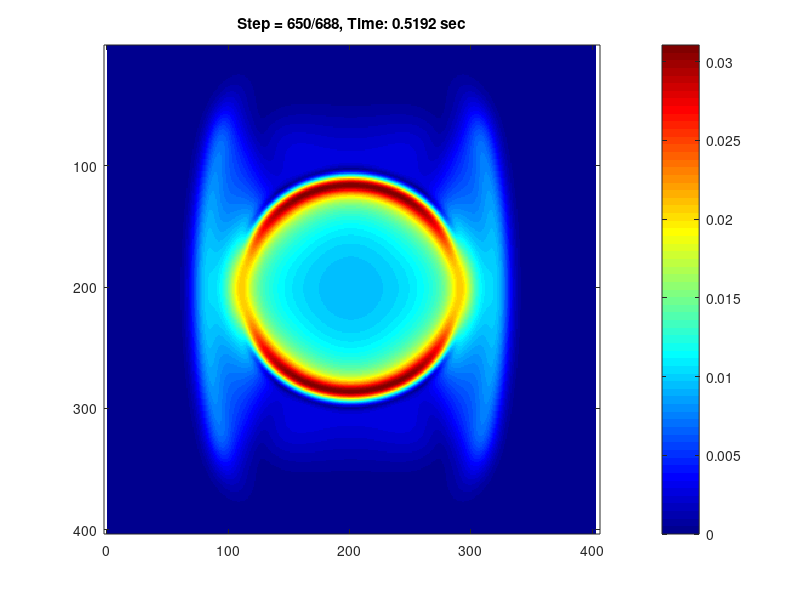

This chart was generated by the following MATLAB code:
% Finite-differences in time domain(FDTD) elastic wave propagation in 2D 
% tansversely-isotropic (TI) medium surrounded by simple sponge boundaries
% with exponential decay (Cerjan, 1985).
%
% We solve second order wave equation in time domain and displacement 
% formulation getting wavefield in terms of displacement vector [ux, uz].
%
% Elastic TI medium is parametrized by four independent elastic parameters
% c11, c13, c33, c44 and density. We show CFL number and number of 
% points per wavelength prior running loop over time steps.
%
% Conventional FD star-stencils deliver accuracy O(2,2)
% Stencils: [1 -2 1]/dx2 and [1 -1 -1 1]/4dxdz
% --------------------------------------------------------------
% The code is intentionally writen in a single file
% to simplify start up.
%
% The program does not save any files, add such option manually if needed.
% Drawing the wavefield is the most computationally demanding. Increase 
% IT_DISPLAY value to reduce output and accelerate computation.
%
% The goal is to provide a simple example of elastic wave propagation
% in 2D TI medium.
%
% --------------------------------------------------------------
% Oleg Ovcharenko and Vladimir Kazei, 2018
%
% oleg.ovcharenko@kaust.edu.sa
% vladimir.kazei@kaust.edu.sa
%
% King Abdullah University of Science and Technology
% Thuwal, Saudi Arabia
% --------------------------------------------------------------

close all;
clear all;

% Output periodicity in time steps
IT_DISPLAY = 50;

%% MODEL
% Model dimensions
nx = 401;
nz = 401;
dx = 10;    % [m]
dz = 10;    % [m]

% Anisotropic parameters parameters
% model I from Becache, Fauqueux and Joly, which is stable
co_aniso = 1e10 * ones(nz, nx);
c11 = 4.0 * co_aniso;
c13 = 3.8 * co_aniso;
c33 = 20.0 * co_aniso;
c44 = 2.0 * co_aniso;
rho = 4000.0 * ones(nz, nx);

vp = sqrt(c33(:)./rho(:));         % VP0
vs = sqrt(c44(:)./rho(:));         % VS0
%% TIME STEPPING
t_total = .55;                       % [sec] recording duration
dt = 0.8/(max(vp(:)) * sqrt(1.0/dx^2 + 1.0/dz^2));
nt = round(t_total/dt);             % number of time steps
t = [0:nt]*dt;

CFL = max(vp(:))*dt * sqrt(1.0/dx^2 + 1.0/dz^2);
%% SOURCE
f0 = 10.0;                        % dominant frequency of the wavelet
t0 = 1.20 / f0;                     % excitation time
factor = 1e10;                      % amplitude coefficient
angle_force = 90.0;                 % spatial orientation

jsrc = round(nz/2);                 % source location along OZ
isrc = round(nx/2);                 % source location along OX

a = pi*pi*f0*f0;
dt2rho_src = dt^2/rho(jsrc, isrc);
    source_term = factor * exp(-a*(t-t0).^2);                             % Gaussian
%     source_term =  -factor*2.0*a*(t-t0)*exp(-a*(t-t0)^2);                % First derivative of a Gaussian:
% source_term = -factor * (1.0 - 2.0*a*(t-t0).^2).*exp(-a*(t-t0).^2);        % Ricker source time function (second derivative of a Gaussian):

force_x = sin(angle_force * pi / 180) * source_term * dt2rho_src / (dx * dz);
force_z = cos(angle_force * pi / 180) * source_term * dt2rho_src / (dx * dz);

min_wavelengh = min(vs(vs>0.1))/f0;     % shortest wavelength bounded by velocity in the air

%% ABSORBING BOUNDARY (ABS)
abs_thick = min(floor(0.20*nx), floor(0.20*nz));         % thicknes of the layer
abs_rate = 0.3/abs_thick;      % decay rate

lmargin = [abs_thick abs_thick];
rmargin = lmargin;
weights = ones(nz+2,nx+2);
for iz = 1:nz+2
    for ix = 1:nx+2
        i = 0;
        j = 0;
        k = 0;
        if (ix < lmargin(1) + 1)
            i = lmargin(1) + 1 - ix;
        end
        if (iz < lmargin(2) + 1)
            k = lmargin(2) + 1 - iz;
        end
        if (nx - rmargin(1) < ix)
            i = ix - nx + rmargin(1);
        end
        if (nz - rmargin(2) < iz)
            k = iz - nz + rmargin(2);
        end
        if (i == 0 && j == 0 && k == 0)
            continue
        end
        rr = abs_rate * abs_rate * double(i*i + j*j + k*k );
        weights(iz,ix) = exp(-rr);
    end
end

%% SUMMARY
fprintf('#################################################\n');
fprintf('2D elastic FDTD wave propagation in TI medium \nin displacement formulation with Cerjan(1985) \nboundary conditions\n');
fprintf('#################################################\n');
fprintf('Model:\n\t%d x %d\tgrid nz x nx\n\t%.1e x %.1e\t[m] dz x dx\n',nz, nx, dz,dx);
fprintf('\t%.1e x %.1e\t[m] model size\n',nx*dx, nz*dz);
fprintf('\t%.1e...%.1e\t c11\n', min(c11(:)), max(c11(:)));
fprintf('\t%.1e...%.1e\t c13\n', min(c13(:)), max(c13(:)));
fprintf('\t%.1e...%.1e\t c33\n', min(c33(:)), max(c33(:)));
fprintf('\t%.1e...%.1e\t c44\n', min(c44(:)), max(c44(:)));
fprintf('\t%.0f...%.0f\t[kg/m3] rho\n', min(rho(:)), max(rho(:)));
fprintf('Time:\n\t%.1e\t[sec] total\n\t%.1e\tdt\n\t%d\ttime steps\n',t_total,dt,nt);
fprintf('Source:\n\t%.1e\t[Hz] dominant frequency\n\t%.1f\t[sec] index time\n',f0,t0);
fprintf('Other:\n\t%.1f\tCFL number\n', CFL);
fprintf('\t%.2f\t[m] shortest wavelength\n\t%d, %d\t points-per-wavelength OX, OZ\n', min_wavelengh, floor(min_wavelengh/dx), floor(min_wavelengh/dz));
fprintf('#################################################\n');

%% ALLOCATE MEMORY FOR WAVEFIELD
ux3 = zeros(nz+2,nx+2);            % Wavefields at t
uz3 = zeros(nz+2,nx+2);
ux2 = zeros(nz+2,nx+2);            % Wavefields at t-1
uz2 = zeros(nz+2,nx+2);
ux1 = zeros(nz+2,nx+2);            % Wavefields at t-2
uz1 = zeros(nz+2,nx+2);
% Coefficients for derivatives
co_dxx = 1/dx^2;
co_dzz = 1/dz^2;
co_dxz = 1/(4.0 * dx * dz);
co_dzx = 1/(4.0 * dx * dz);
dt2rho=(dt^2)./rho;

%% Loop over TIME
tic;
for it = 1:nt
    ux3 = zeros(size(ux2));
    uz3 = zeros(size(uz2));
    % Second-order derivatives
    % Ux
    dux_dxx = co_dxx * (ux2(2:end-1,1:end-2) - 2*ux2(2:end-1,2:end-1) + ux2(2:end-1,3:end));
    dux_dzz = co_dzz * (ux2(1:end-2,2:end-1) - 2*ux2(2:end-1,2:end-1) + ux2(3:end,2:end-1));
    dux_dxz = co_dxz * (ux2(1:end-2,3:end) - ux2(3:end,3:end) ...
        - ux2(1:end-2,1:end-2) + ux2(3:end,1:end-2));
    dux_dzx = dux_dxz;
    % Uz
    duz_dxx = co_dxx * (uz2(2:end-1,1:end-2) - 2*uz2(2:end-1,2:end-1) + uz2(2:end-1,3:end));
    duz_dzz = co_dzz * (uz2(1:end-2,2:end-1) - 2*uz2(2:end-1,2:end-1) + uz2(3:end,2:end-1));
    duz_dxz = co_dxz * (uz2(1:end-2,3:end) - uz2(3:end,3:end) ...
        - uz2(1:end-2,1:end-2) + uz2(3:end,1:end-2));
    duz_dzx = duz_dxz;
    % Stress G
    sigmas_ux = c11 .* dux_dxx + c13 .* duz_dzx + c44 .* dux_dzz + c44 .* duz_dxz;
    sigmas_uz = c44 .* dux_dzx + c44 .* duz_dxx + c13 .* dux_dxz + c33 .* duz_dzz;
    % U(t) = 2*U(t-1) - U(t-2) + G dt2/rho;
    ux3(2:end-1,2:end-1) = 2.0*ux2(2:end-1,2:end-1) - ux1(2:end-1,2:end-1) + sigmas_ux.*dt2rho;
    uz3(2:end-1,2:end-1) = 2.0*uz2(2:end-1,2:end-1) - uz1(2:end-1,2:end-1) + sigmas_uz.*dt2rho;
    % Add source term
    ux3(jsrc, isrc) = ux3(jsrc, isrc) + force_x(it);
    uz3(jsrc, isrc) = uz3(jsrc, isrc) + force_z(it);
    % Exchange data between t-2 (1), t-1 (2) and t (3) and apply ABS
    ux1 = ux2 .* weights;
    ux2 = ux3 .* weights;
    uz1 = uz2 .* weights;
    uz2 = uz3 .* weights;
    % Output
    if mod(it,IT_DISPLAY) == 0
        fprintf('Time step: %d \t %.4f s\n',it, single(t(it)));
        u=sqrt(ux3.^2 + uz3.^2);
        imagesc(u); colorbar; colormap jet;
        title(['Step = ',num2str(it),'/',num2str(nt),', Time: ',sprintf('%.4f',t(it)),' sec']);
        axis equal tight; drawnow;
    end
end
toc; disp('End');
